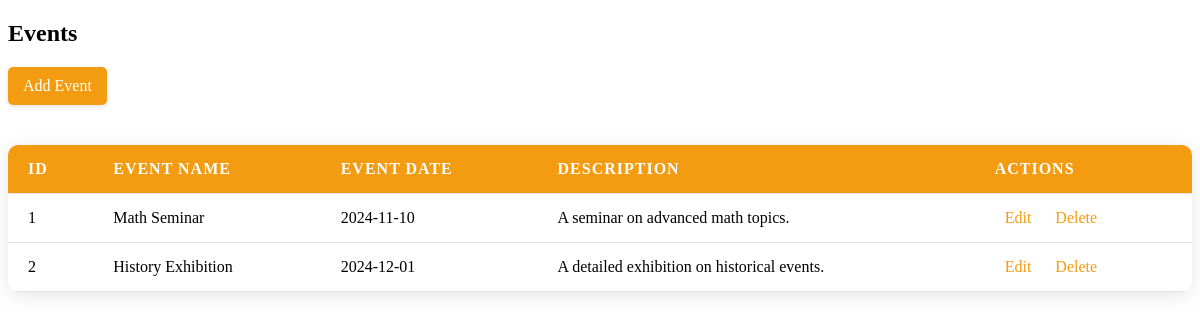
Screenshot of /events_section.php with the database file from the repository.
### tables this page shows
CREATE TABLE events (
    event_id INT AUTO_INCREMENT PRIMARY KEY,
    event_name VARCHAR(100) NOT NULL,
    event_date DATE NOT NULL,
    event_description TEXT,
    created_at TIMESTAMP DEFAULT CURRENT_TIMESTAMP
);

### events_section.php (the view, shortened to what this page needs)
<?php
require '../php/db_connection.php';
$events = $pdo->query("SELECT * FROM events")->fetchAll(PDO::FETCH_ASSOC);
?>
<!DOCTYPE html>
<html lang="en">
<head>
    <link rel="stylesheet" href="../css/admin_dashboard_sections.css">
</head>
<body>
    <h2>Events</h2>
    <a href="../admin_add_feature/add_event.php" class="add-btn">Add Event</a>
    <table>
        <thead>
            <tr>
                <th>ID</th>
                <th>Event Name</th>
                <th>Event Date</th>
                <th>Description</th>
                <th>Actions</th>
            </tr>
        </thead>
        <tbody>
            <?php foreach ($events as $event): ?>
                <tr>
                    <td><?php echo $event['event_id']; ?></td>
                    <td><?php echo htmlspecialchars($event['event_name']); ?></td>
                    <td><?php echo htmlspecialchars($event['event_date']); ?></td>
                    <td><?php echo htmlspecialchars($event['event_description']); ?></td>
                    <td>
                        <a href="../admin_update_feature/update_event.php?event_id=<?php echo $event['event_id']; ?>">Edit</a>
                        <a href="../admin_delete_feature/delete_event.php?event_id=<?php echo $event['event_id']; ?>"
                        onclick="return confirm('Are you sure you want to delete this event?');">Delete</a>
                    </td>
                </tr>
            <?php endforeach; ?>
        </tbody>
    </table>
</body>
</html>

### admin_dashboard_sections.css (style rules this page uses)
table { width: 100%; border-collapse: collapse; margin-top: 20px; background-color: #ffffff; box-shadow: 0 4px 20px rgba(0, 0, 0, 0.1); border-radius: 10px; overflow: hidden; }
th, td { padding: 15px 20px; text-align: left; border-bottom: 1px solid #e2e2e2; }
th { background-color: #f39c12; color: #ffffff; font-weight: bold; text-transform: uppercase; letter-spacing: 1px; }
tr { transition: background-color 0.3s; }
a { color: #f39c12; text-decoration: none; padding: 5px 10px; border-radius: 5px; transition: background 0.3s, color 0.3s; }
.add-btn { display: inline-block; padding: 10px 15px; background-color: #f39c12; color: #ffffff; border-radius: 5px; margin-bottom: 20px; transition: background 0.3s ease; box-shadow: 0 2px 5px rgba(0, 0, 0, 0.1); }

### rows the page displays
events: event_id "1", event_name "Math Seminar", event_date "2024-11-10", event_description "A seminar on advanced math topics."
events: event_id "2", event_name "History Exhibition", event_date "2024-12-01", event_description "A detailed exhibition on historical events."
